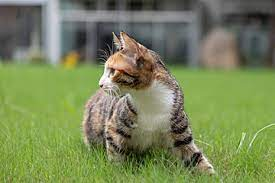
#> input picture Xử-Lý-Ảnh/Image/TEST.jpg, 275 x 183 px
$ python Bai3.py
#> lines starting #> are read from the running program, lines starting #| are printed output that depends on the picture
import cv2
import numpy
import matplotlib

I = cv2.imread('Image/TEST.jpg')
#> I is the input picture: shape (183, 275, 3); mean B, G, R 88.2, 132.7, 120.1
cv2.imshow('image', I)


#Hiển thi kích thước ảnh, số kênh
print('Chiều cao:',I.shape[0])
#| Chiều cao: 183
print('Chiều rộng:',I.shape[1])
#| Chiều rộng: 275
print('Kênh ảnh:',I.shape[2])
#| Kênh ảnh: 3

#Hiển thị kênh G của ảnh
cv2.imshow('Kenh G',I[:,:,1])
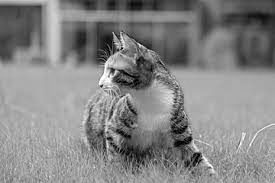
#> window 'Kenh G': shape (183, 275); min 0, max 255, mean 132.7

#Resize image = 1/2
scale_percent = 50 # percent of original size
width = int(I.shape[1] * scale_percent / 100)
#> width = 137
height = int(I.shape[0] * scale_percent / 100)
#> height = 91
dim = (width, height)
#> dim = (137, 91)

resized = cv2.resize(I, dim, interpolation = cv2.INTER_AREA)
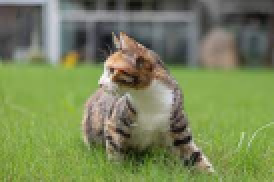
#> resized: shape (91, 137, 3) (shown 2 times larger); mean B, G, R 88.2, 132.7, 120.1

print('Resized Dimensions : ',resized.shape)
#| Resized Dimensions :  (91, 137, 3)

cv2.imshow("Resized image", resized)

#Chuyển ảnh màu sang ảnh xám
Ig2=cv2.cvtColor(I,cv2.COLOR_BGR2GRAY)
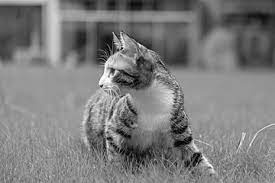
#> Ig2: shape (183, 275); min 0, max 254, mean 123.8
cv2.imshow('Gray Image',Ig2)

#Tách lấy kênh R của ảnh. Chuyển ảnh kênh R sang ảnh trắng đen với ngưỡng 90
imgR = I[:,:,2]
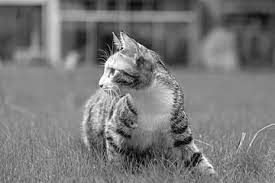
#> imgR: shape (183, 275); min 0, max 255, mean 120.1
cv2.threshold(imgR,90,255,cv2.THRESH_BINARY)
cv2.imshow('Image 7',imgR)

cv2.waitKey(0)
cv2.destroyAllWindows()

$ run again, with Xử-Lý-Ảnh/Image/I04.jpg copied over Xử-Lý-Ảnh/Image/TEST.jpg
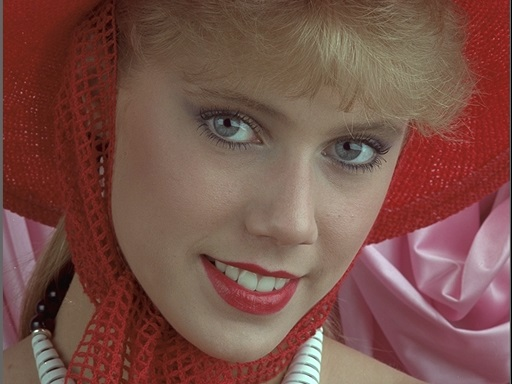
#> input picture Xử-Lý-Ảnh/Image/I04.jpg, 512 x 384 px
#> I is the input picture: shape (384, 512, 3); mean B, G, R 72.7, 80.9, 121.3
#| Chiều cao: 384
#| Chiều rộng: 512
#| Kênh ảnh: 3
#| Resized Dimensions :  (192, 256, 3)
#> `Ig2=cv2.cvtColor(I,cv2.COLOR_BGR2GRAY)`:
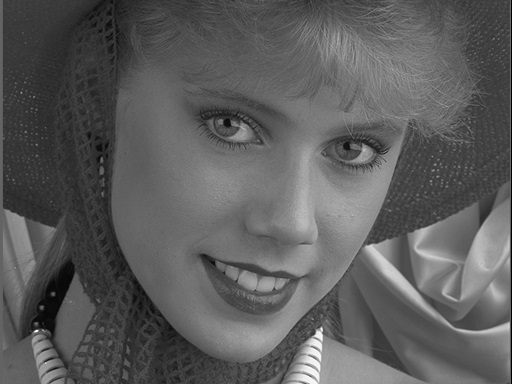
#> Ig2: shape (384, 512); min 0, max 253, mean 92
#> `imgR = I[:,:,2]`:
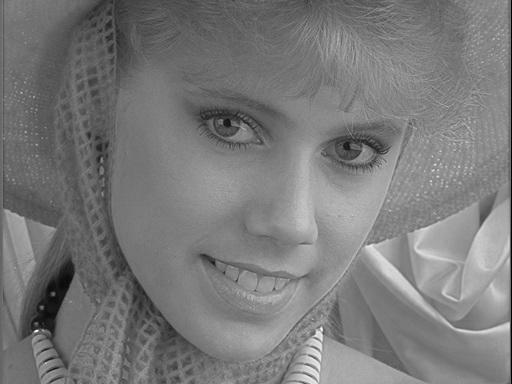
#> imgR: shape (384, 512); min 0, max 255, mean 121.3
